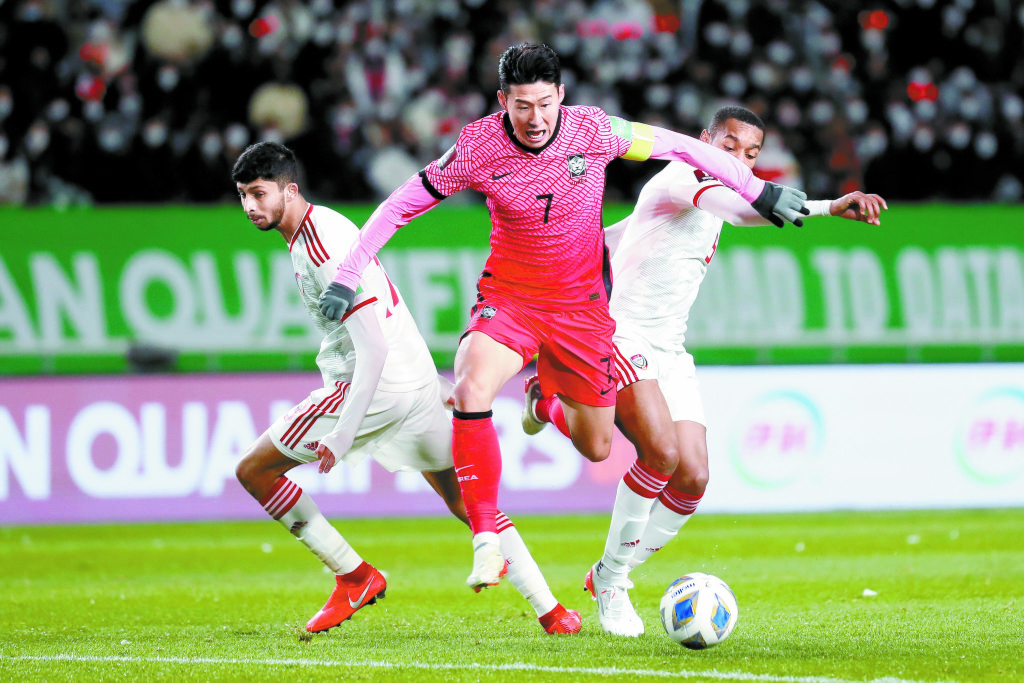
#> input picture soccer.jpg, 2048 x 1365 px (shown at 1/2 size)
$ python opencv4.py
#> lines starting #> are read from the running program, lines starting #| are printed output that depends on the picture
import cv2 as cv
import sys

img = cv.imread('soccer.jpg')
#> img is the input picture: shape (1365, 2048, 3); mean B, G, R 116.2, 150.7, 141

if img is None :
    sys.exit('파일이 존재하지 않습니다.')

gray=cv.cvtColor(img,cv.COLOR_BGR2GRAY)
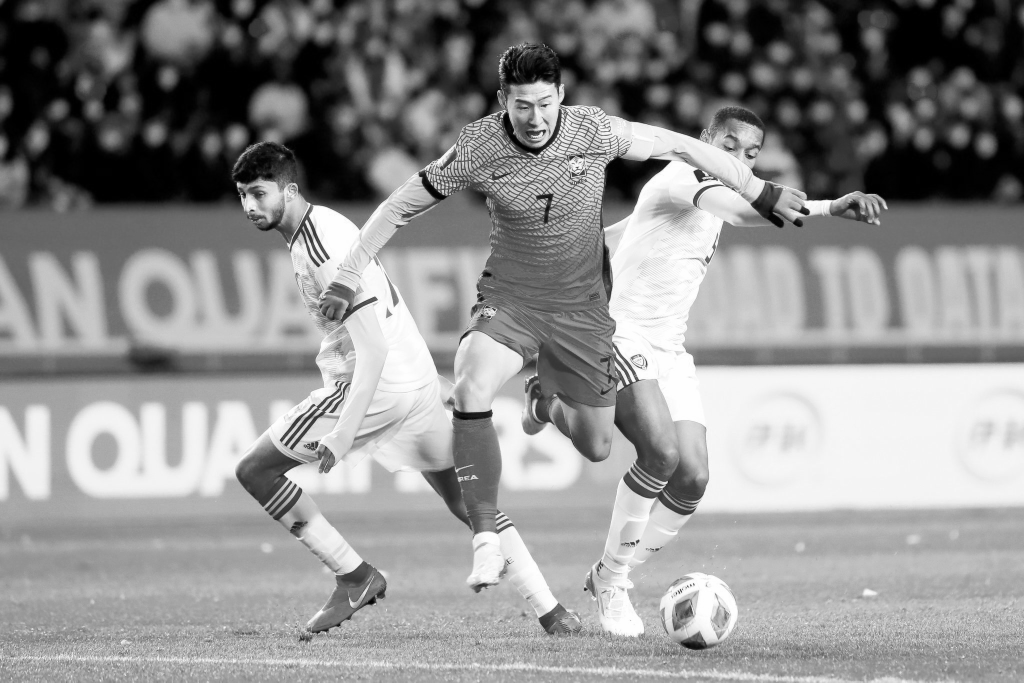
#> gray: shape (1365, 2048) (shown at 1/2 size); min 0, max 255, mean 143.9
gray_small=cv.resize(gray,dsize=(0,0),fx=0.5,fy=0.5)
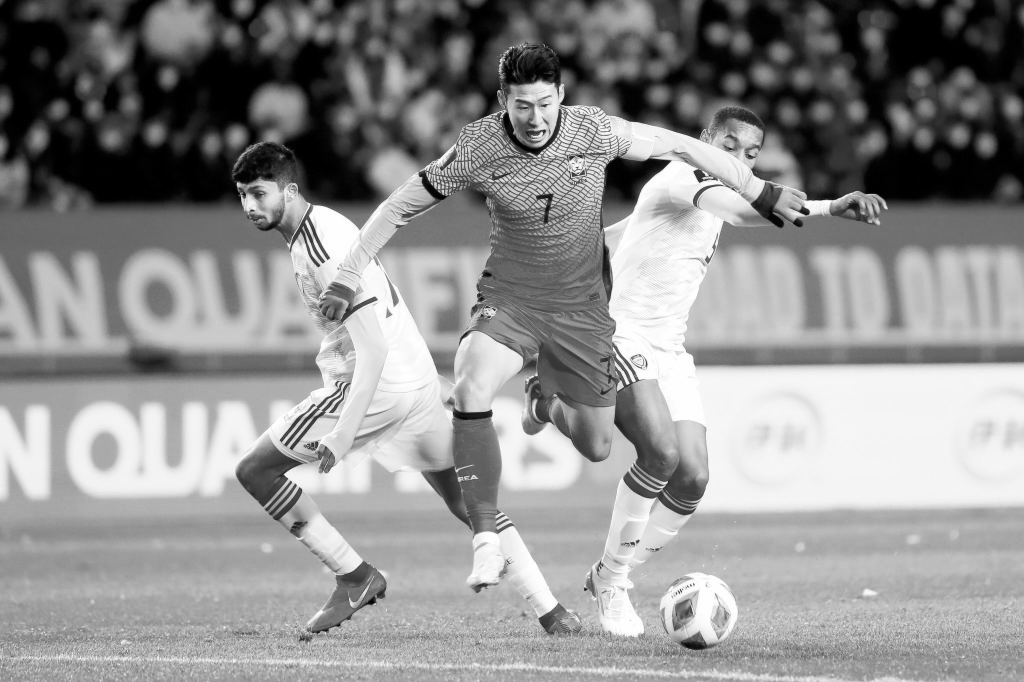
#> gray_small: shape (682, 1024); min 0, max 255, mean 144

cv.imwrite('soccer_gray.jpg',gray)
cv.imwrite('soccer_gray_small.jpg',gray_small)

cv.imshow('Color image', img)
cv.imshow('Gray image', gray)
cv.imshow('Gray image small', gray_small)

cv.waitKey()
cv.destroyAllWindows()

print(type(img))
#| <class 'numpy.ndarray'>
print(img.shape)
#| (1365, 2048, 3)

$ run again, with apples.jpg copied over soccer.jpg
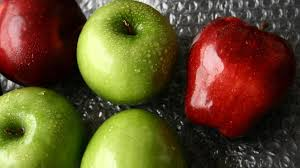
#> input picture apples.jpg, 300 x 168 px
#> img is the input picture: shape (168, 300, 3); mean B, G, R 40.7, 77.6, 97.1
#> `gray=cv.cvtColor(img,cv.COLOR_BGR2GRAY)`:
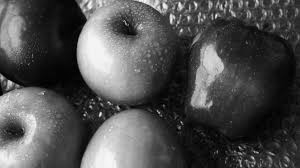
#> gray: shape (168, 300); min 0, max 254, mean 79.2
#> `gray_small=cv.resize(gray,dsize=(0,0),fx=0.5,fy=0.5)`:
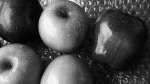
#> gray_small: shape (84, 150); min 1, max 246, mean 79.4
#| <class 'numpy.ndarray'>
#| (168, 300, 3)
